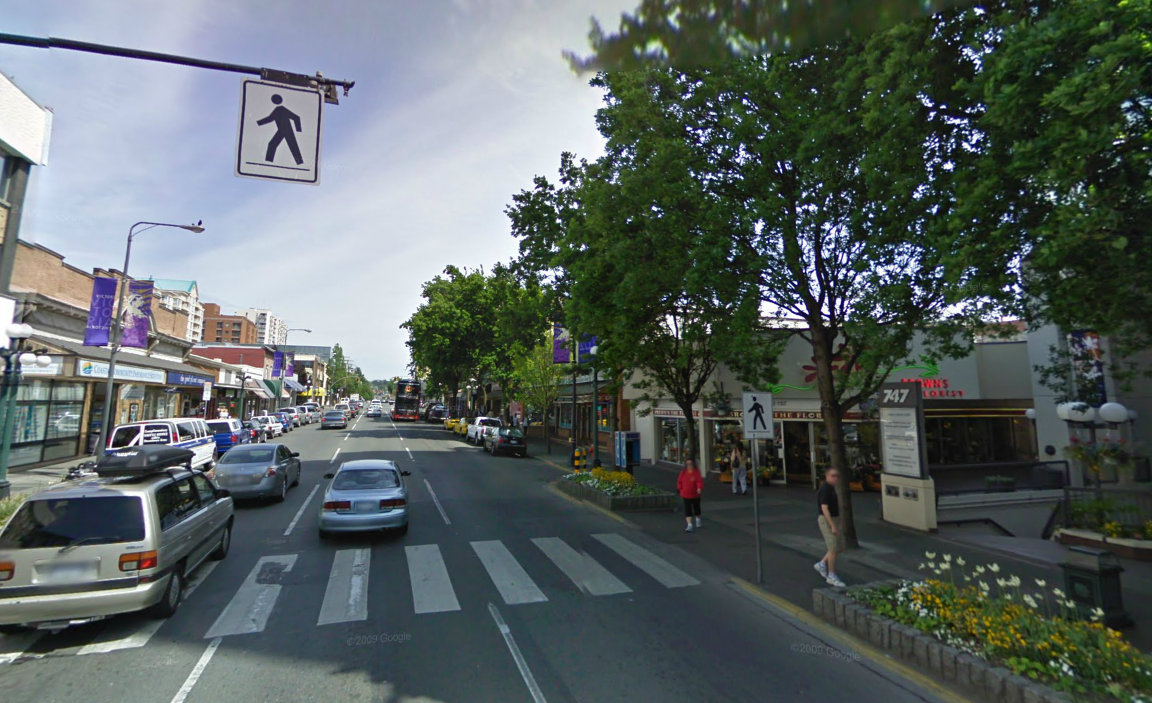
#> input picture walkway.png, 1152 x 703 px, given in place of aziz1.mp4, which was not available
$ python walkway.py   (older library calls are emulated)
#> lines starting #> are read from the running program, lines starting #| are printed output that depends on the picture; after the words box and inside, x2 and y2 are one past the last pixel; in counts of white or black regions, pixels touching at a corner belong together; pictures that were not available may be replaced by others from this repository, and a replacement may not be noted
#> further down, frame is the input picture: shape (703, 1152, 3); mean B, G, R 98.8, 100, 90.7
#> `cv2.circle(img, (int(W / 2), int(H / 2)), 5, (0, 0, 255), 8)`: img: shape (703, 1152, 3); 0.03% of pixels changed, all inside (x1, y1, x2, y2) = (391, 391, 410, 410)
import numpy as np
import cv2
import math
import scipy.misc
import PIL.Image
import statistics
import timeit
import glob
from sklearn import linear_model, datasets


# ==========================#
# ---------functions--------#
# ==========================#

# get a line from a point and unit vectors
def lineCalc(vx, vy, x0, y0):
    scale = 10
    x1 = x0 + scale * vx
    y1 = y0 + scale * vy
    m = (y1 - y0) / (x1 - x0)
    b = y1 - m * x1
    return m, b


# the angle at the vanishing point
def angle(pt1, pt2):
    x1, y1 = pt1
    x2, y2 = pt2
    inner_product = x1 * x2 + y1 * y2
    len1 = math.hypot(x1, y1)
    len2 = math.hypot(x2, y2)
    print(len1)
    print(len2)
    a = math.acos(inner_product / (len1 * len2))
    return a * 180 / math.pi


# vanishing point - cramer's rule
def lineIntersect(m1, b1, m2, b2):
    # a1*x+b1*y=c1
    # a2*x+b2*y=c2
    # convert to cramer's system
    a_1 = -m1
    b_1 = 1
    c_1 = b1

    a_2 = -m2
    b_2 = 1
    c_2 = b2

    d = a_1 * b_2 - a_2 * b_1  # determinant
    dx = c_1 * b_2 - c_2 * b_1
    dy = a_1 * c_2 - a_2 * c_1

    intersectionX = dx / d
    intersectionY = dy / d
    return intersectionX, intersectionY


# process a frame
def process(im):
    start = timeit.timeit()  # start timer

    # initialize some variables
    x = W
    y = H

    radius = 250  # px
    thresh = 170
    bw_width = 170

    bxLeft = []
    byLeft = []
    bxbyLeftArray = []
    bxbyRightArray = []
    bxRight = []
    byRight = []
    boundedLeft = []
    boundedRight = []

    # 1. filter the white color
    lower = np.array([170, 170, 170])
    upper = np.array([255, 255, 255])
    mask = cv2.inRange(im, lower, upper)
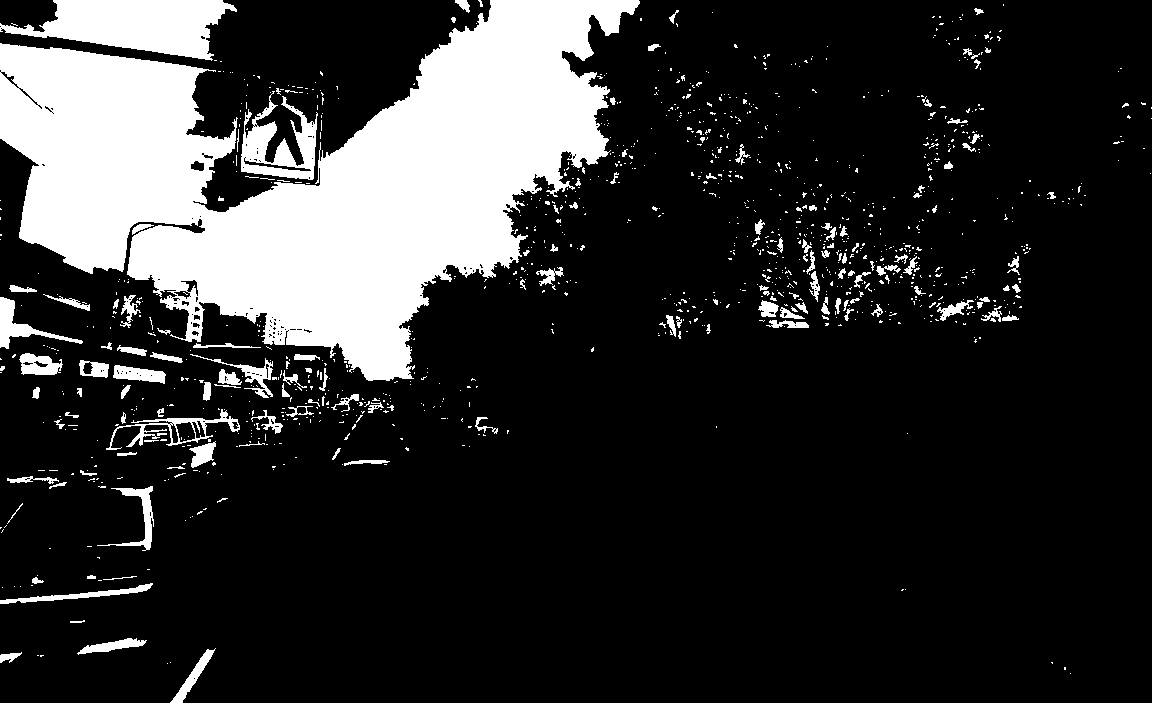
#> mask: shape (703, 1152); 18.6% white; 1176 white regions (1032 under 20 px), largest, box (x1, y1, x2, y2) and area: (0, 0, 640, 381) 119418, (0, 0, 237, 61) 8376, (241, 91, 318, 180) 3130

    # 2. erode the frame
    erodeSize = int(y / 30)
    erodeStructure = cv2.getStructuringElement(cv2.MORPH_RECT, (erodeSize, 1))
    erode = cv2.erode(mask, erodeStructure, (-1, -1))
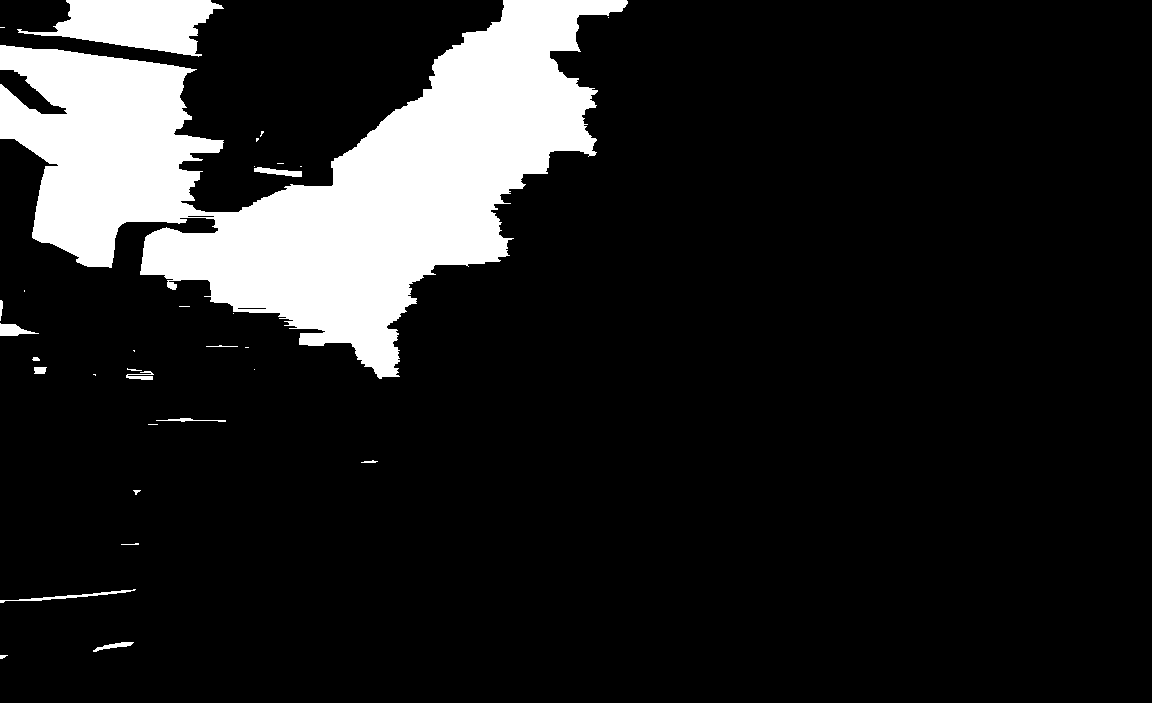
#> erode: shape (703, 1152); 13.3% white; 32 white regions (15 under 20 px)

    # 3. find contours and  draw the green lines on the white strips
    _, contours, hierarchy = cv2.findContours(erode, cv2.RETR_TREE, cv2.CHAIN_APPROX_NONE)
#> contours = 34 contours, 22 with area under 20; largest, box (x1, y1, x2, y2) and area: (0, 0, 628, 379) 98054, (17, 0, 224, 57) 6412, (0, 323, 39, 336) 242, (254, 167, 302, 177) 203, (0, 589, 136, 603) 191

    for i in contours:
        bx, by, bw, bh = cv2.boundingRect(i)

        if (bw > bw_width):
            cv2.line(im, (bx, by), (bx + bw, by), (0, 255, 0), 2)  # draw the a contour line
            bxRight.append(bx + bw)  # right line
            byRight.append(by)  # right line
            bxLeft.append(bx)  # left line
            byLeft.append(by)  # left line
            bxbyLeftArray.append([bx, by])  # x,y for the left line
            bxbyRightArray.append([bx + bw, by])  # x,y for the left line
            cv2.circle(im, (int(bx), int(by)), 5, (0, 250, 250), 2)  # circles -> left line
            cv2.circle(im, (int(bx + bw), int(by)), 5, (250, 250, 0), 2)  # circles -> right line
#> this loop made 34 passes
#> (bx, by, bw, bh) on passes 1 to 12: (0, 655, 8, 4), (93, 642, 41, 10), (0, 589, 136, 14), (121, 543, 18, 2), (133, 490, 8, 5), (361, 460, 17, 3), (148, 424, 10, 1), (156, 418, 70, 4), (93, 374, 3, 2), (126, 371, 28, 9), (254, 369, 1, 1), (127, 368, 15, 3)
#> (i, bx, by, bw, bh) on passes 15, 22, 24: ([[133, 350], [134, 351], [134, 350]], 133, 350, 2, 2), ([[24, 290], [24, 291]], 24, 290, 1, 2), ([[300, 166], [301, 166]], 300, 166, 2, 1)
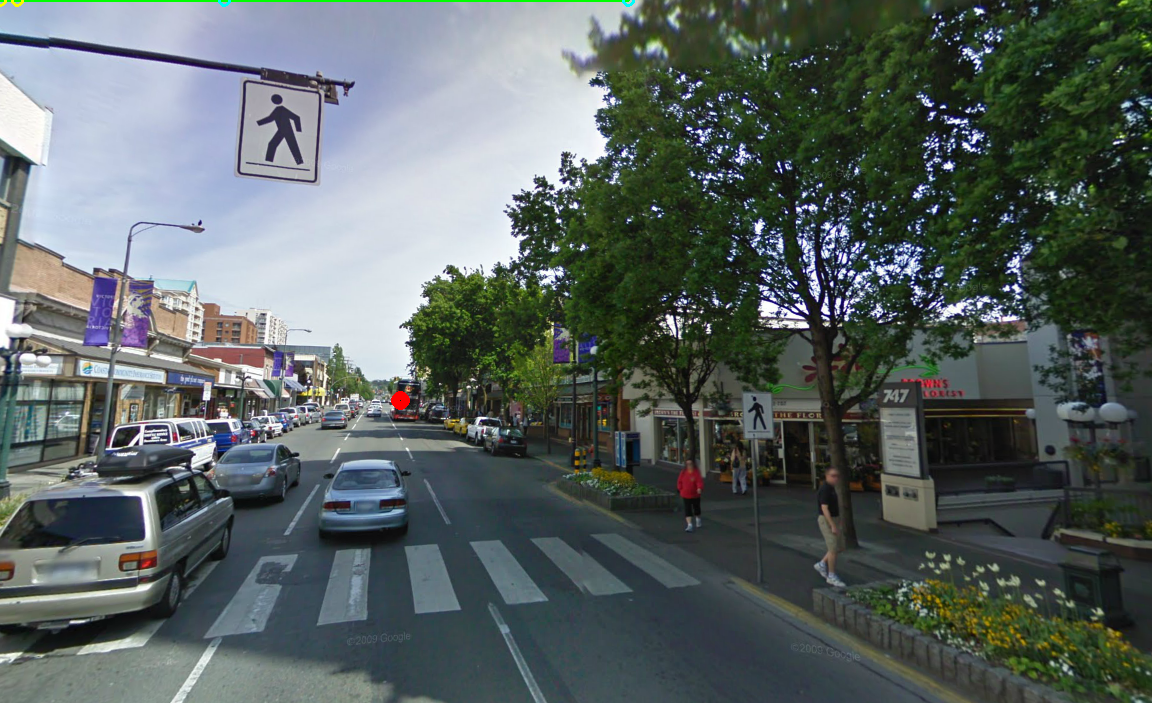
#> im: shape (703, 1152, 3); mean B, G, R 98.5, 100.1, 90.5
#> after the loop, bxLeft = [0, 17]; bxRight = [628, 224]; bxbyLeftArray = [[0, 0], [17, 0]]; bxbyRightArray = [[628, 0], [224, 0]]; byLeft = [0, 0]; byRight = [0, 0]

    # calculate median average for each line
    medianR = np.median(bxbyRightArray, axis=0)
#> medianR = [426, 0]
    medianL = np.median(bxbyLeftArray, axis=0)
#> medianL = [8.5, 0]

    bxbyLeftArray = np.asarray(bxbyLeftArray)
    bxbyRightArray = np.asarray(bxbyRightArray)

    # 4. are the points bounded within the median circle?
    for i in bxbyLeftArray:
        if (((medianL[0] - i[0]) ** 2 + (medianL[1] - i[1]) ** 2) < radius ** 2) == True:
            boundedLeft.append(i)
#> this loop made 2 passes
#> after the loop, boundedLeft = [[0, 0], [17, 0]]

    boundedLeft = np.asarray(boundedLeft)

    for i in bxbyRightArray:
        if (((medianR[0] - i[0]) ** 2 + (medianR[1] - i[1]) ** 2) < radius ** 2) == True:
            boundedRight.append(i)
#> this loop made 2 passes
#> after the loop, boundedRight = [[628, 0], [224, 0]]

    boundedRight = np.asarray(boundedRight)

    # 5. RANSAC Algorithm

    # select the points enclosed within the circle (from the last part)
    bxLeft = np.asarray(boundedLeft[:, 0])
    byLeft = np.asarray(boundedLeft[:, 1])
    bxRight = np.asarray(boundedRight[:, 0])
    byRight = np.asarray(boundedRight[:, 1])

    # transpose x of the right and the left line
    bxLeftT = np.array([bxLeft]).transpose()
#> bxLeftT = [0, 17]
    bxRightT = np.array([bxRight]).transpose()
#> bxRightT = [628, 224]

    # run ransac for LEFT
    model_ransac = linear_model.RANSACRegressor(linear_model.LinearRegression())
    ransacX = model_ransac.fit(bxLeftT, byLeft)
    inlier_maskL = model_ransac.inlier_mask_  # right mask

    # run ransac for RIGHT
    ransacY = model_ransac.fit(bxRightT, byRight)
    inlier_maskR = model_ransac.inlier_mask_  # left mask

    # draw RANSAC selected circles
    for i, element in enumerate(boundedRight[inlier_maskR]):
        # print(i,element[0])
        cv2.circle(im, (element[0], element[1]), 10, (250, 250, 250), 2)  # circles -> right line
#> this loop made 2 passes
#> im: shape (703, 1152, 3); 0.02% of pixels changed, all inside (x1, y1, x2, y2) = (213, 0, 640, 12)

    for i, element in enumerate(boundedLeft[inlier_maskL]):
        # print(i,element[0])
        cv2.circle(im, (element[0], element[1]), 10, (100, 100, 250), 2)  # circles -> right line
#> this loop made 2 passes
#> im: shape (703, 1152, 3); mean B, G, R 98.5, 100.1, 90.5

    # 6. Calcuate the intersection point of the bounding lines
    # unit vector + a point on each line
    vx, vy, x0, y0 = cv2.fitLine(boundedLeft[inlier_maskL], cv2.DIST_L2, 0, 0.01, 0.01)
#> vx = [1]; vy = [0]; x0 = [8.5]; y0 = [0]
    vx_R, vy_R, x0_R, y0_R = cv2.fitLine(boundedRight[inlier_maskR], cv2.DIST_L2, 0, 0.01, 0.01)
#> vx_R = [1]; vy_R = [0]; x0_R = [426]; y0_R = [0]

    # get m*x+b
    m_L, b_L = lineCalc(vx, vy, x0, y0)
#> in lineCalc, `x1 = x0 + scale * vx`: x1 = [18.5]
#> in lineCalc, `y1 = y0 + scale * vy`: y1 = [0]
#> m_L = [0]; b_L = [0]
    m_R, b_R = lineCalc(vx_R, vy_R, x0_R, y0_R)
#> m_R = [0]; b_R = [0]

    # calculate intersention
    intersectionX, intersectionY = lineIntersect(m_R, b_R, m_L, b_L)
#> in lineIntersect, `intersectionX = dx / d`: intersectionX = [nan]
#> intersectionX = [nan]; intersectionY = [nan]

    # 7. draw the bounding lines and the intersection point
    m = radius * 10
    if (intersectionY < H / 2):
        cv2.circle(im, (int(intersectionX), int(intersectionY)), 10, (0, 0, 255), 15)
        cv2.line(im, (x0 - m * vx, y0 - m * vy), (x0 + m * vx, y0 + m * vy), (255, 0, 0), 3)
        cv2.line(im, (x0_R - m * vx_R, y0_R - m * vy_R), (x0_R + m * vx_R, y0_R + m * vy_R), (255, 0, 0), 3)

    # 8. calculating the direction vector
    POVx = W / 2  # camera POV - center of the screen
    POVy = H / 2  # camera POV - center of the screen

    Dx = -int(intersectionX - POVx)  # regular x,y axis coordinates
    Dy = -int(intersectionY - POVy)  # regular x,y axis coordinates

    # focal length in pixels = (image width in pixels) * (focal length in mm) / (CCD width in mm)
    focalpx = int(W * 4.26 / 6.604)  # all in mm

    end = timeit.timeit()  # STOP TIMER
    time_ = end - start

    print('DELTA (x,y from POV):' + str(Dx) + ',' + str(Dy))
    return im, Dx, Dy


# =============================#
# ---------MAIN PROGRAM--------#
# =============================#
# initialization
cap = cv2.VideoCapture('videos/aziz1.mp4')  # load a video

W = cap.get(3)  # get width
H = cap.get(4)  # get height

# # Define a new resolution
# ratio = H / W
W = 800
H = 800

# setup the parameters for saving the processed file
fourcc = cv2.VideoWriter_fourcc(*'mp4v')
out = cv2.VideoWriter('processedVideo.mp4', fourcc, 15.0, (int(W), int(H)))

Dx = []
Dy = []
after = 0
DxAve = 0
Dxold = 0
DyAve = 0
Dyold = 0
i = 0
state = ""

while (cap.isOpened()):
    ret, frame = cap.read()
    img = frame

    # draw camera's POV
    cv2.circle(img, (int(W / 2), int(H / 2)), 5, (0, 0, 255), 8)

    try:
        processedFrame, dx, dy = process(img)

        if (i < 6):
            Dx.append(dx)
            Dy.append(dy)
            i = i + 1

        else:
            DxAve = sum(Dx) / len(Dx)
            DyAve = sum(Dy) / len(Dy)
            del Dx[:]
            del Dy[:]
            i = 0

        if (DyAve > 30) and (abs(DxAve) < 300):
            # check if the vanishing point and the next vanishing point aren't too far from each other
            if (((DxAve - Dxold) ** 2 + (DyAve - Dyold) ** 2) < 150 ** 2) == True:  ##distance 150 px max
                cv2.line(img, (int(W / 2), int(H / 2)), (int(W / 2) + int(DxAve), int(H / 2) + int(DyAve)), (0, 0, 255),
                         7)

                # walking directions
                if abs(DxAve) < 80 and DyAve > 100 and abs(Dxold - DxAve) < 20:
                    state = 'Straight'
                    cv2.putText(img, state, (50, 50), cv2.FONT_HERSHEY_PLAIN, 3, (0, 0, 0), 2, cv2.LINE_AA)

                elif DxAve > 80 and DyAve > 100 and abs(Dxold - DxAve) < 20:
                    state = 'Right'
                    cv2.putText(img, state, (50, 50), cv2.FONT_HERSHEY_PLAIN, 3, (0, 0, 255), 2, cv2.LINE_AA)

                elif DxAve < 80 and DyAve > 100 and abs(Dxold - DxAve) < 20:
                    state = 'Left'
                    cv2.putText(img, state, (50, 50), cv2.FONT_HERSHEY_PLAIN, 3, (0, 0, 255), 2, cv2.LINE_AA)
            else:
                cv2.line(img, (int(W / 2), int(H / 2)), (int(W / 2) + int(Dxold), int(H / 2) + int(Dyold)),
                         (0, 0, 255), )

            # walking directions
            if state == 'Straight':
                cv2.putText(img, state, (50, 50), cv2.FONT_HERSHEY_PLAIN, 3, (0, 0, 0), 2, cv2.LINE_AA)
            else:
                cv2.putText(img, state, (50, 50), cv2.FONT_HERSHEY_PLAIN, 3, (0, 0, 255), 2, cv2.LINE_AA)

            Dxold = DxAve
            Dyold = DyAve

    except:
        print('Failed to process frame')

    # show & save
#> (the run stopped early here; a loop or call above may not have finished)
